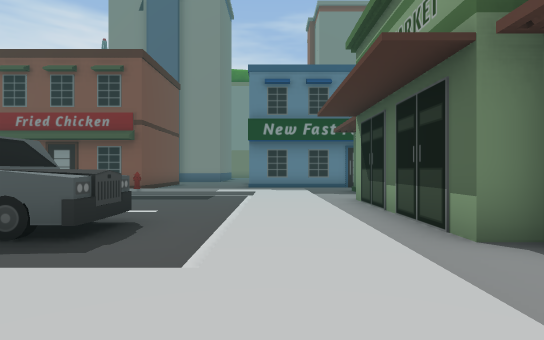
View 1 (above)

19 first-person views from a walk through a scene from a Unity 3-D project. The camera is 1.4 m above the floor, looks level and sees 80° across. The floor is counted in squares, 2 m on a side. Each view is taken from the middle of a square. On the plan, view 1 faces up. The plan holds only what a view shows up to about 10 squares ahead; the rest is blank. The place goes on beyond the plan. The player is left out. Some surface patterns are stand-ins.

View 2
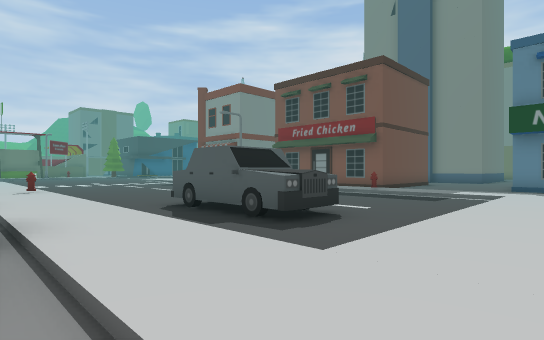

View 3
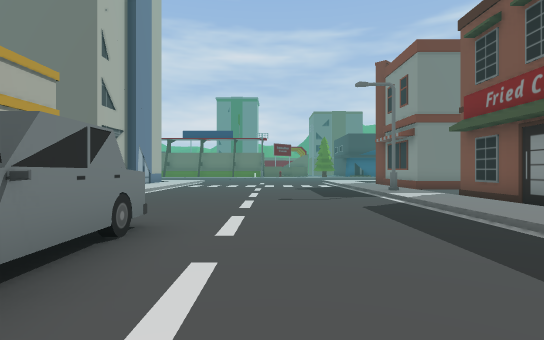

View 4
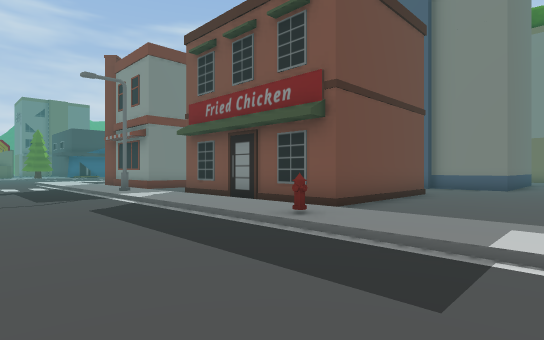

View 5
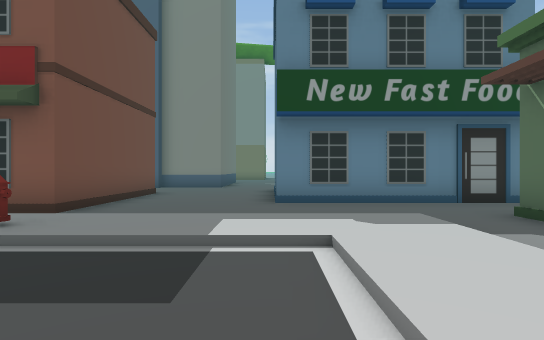

View 6
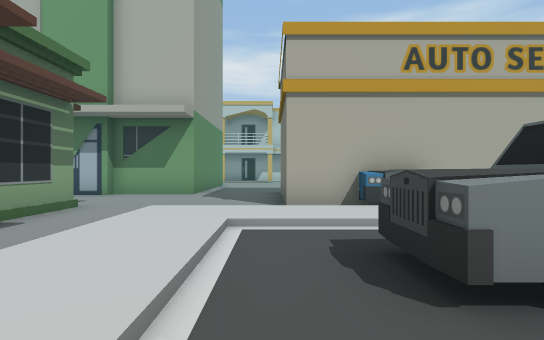

View 7
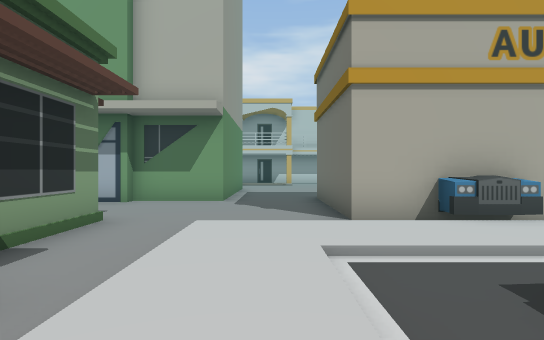

View 8
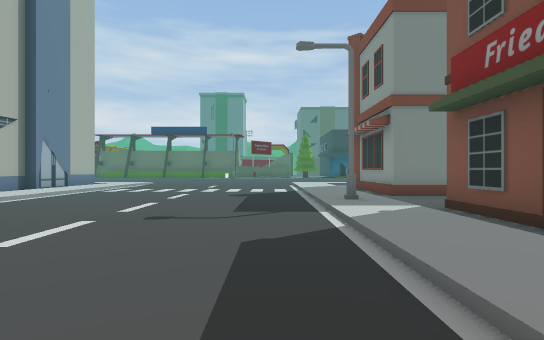

View 9
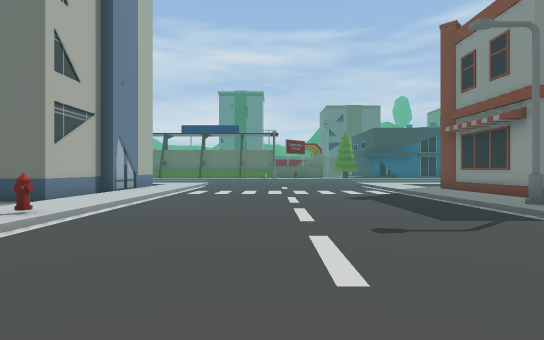

View 10
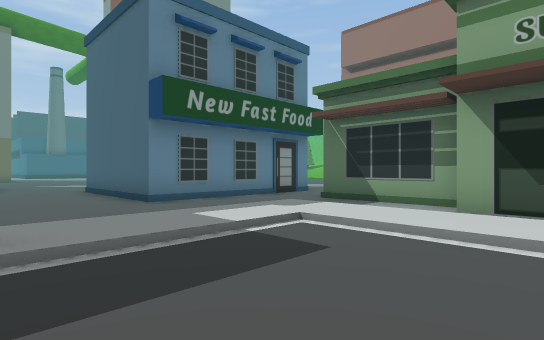

View 11
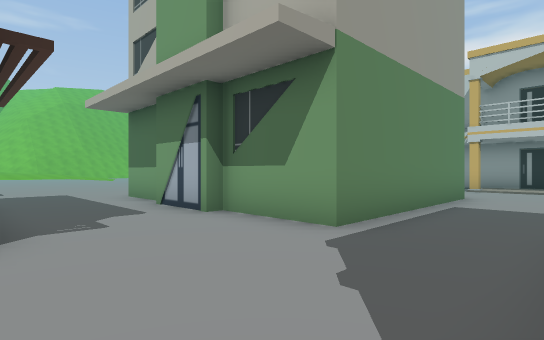

View 12
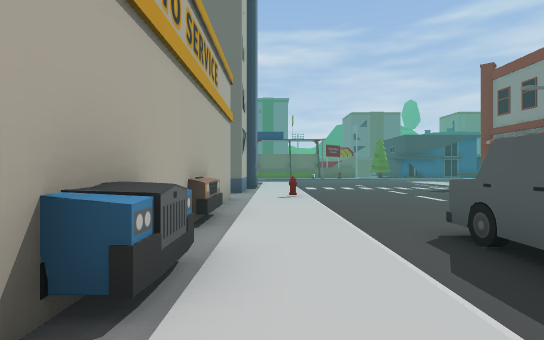

View 13
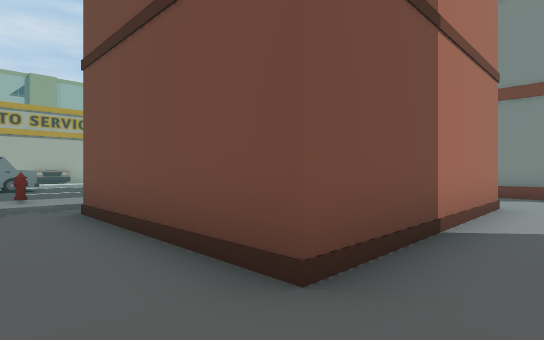

View 14
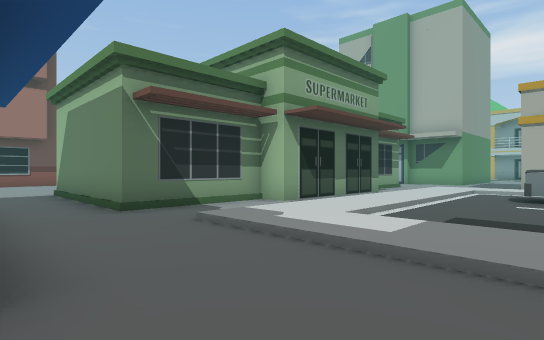

View 15
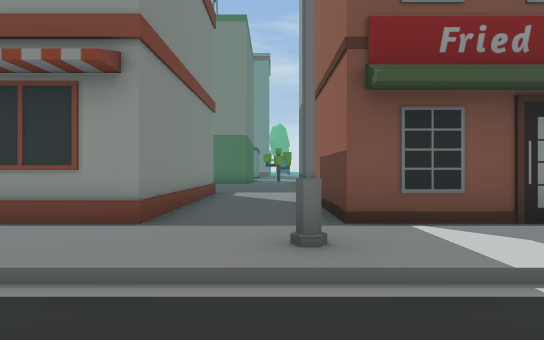

View 16
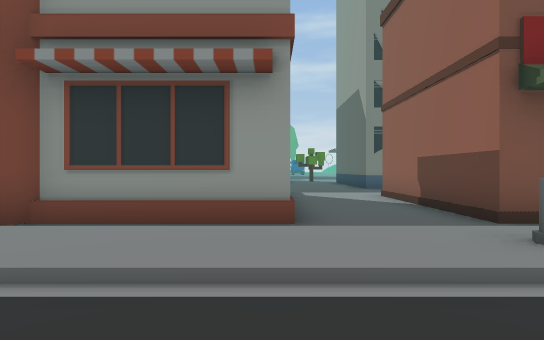

View 17
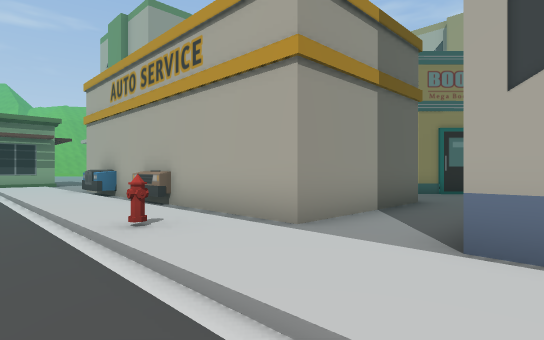

View 18
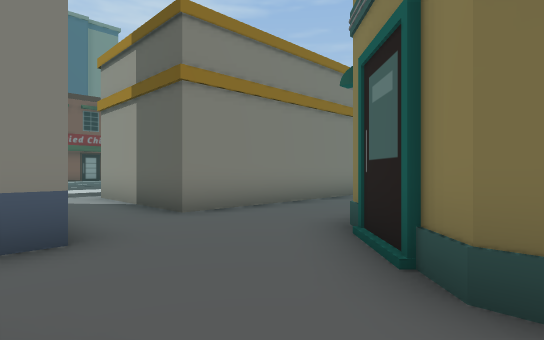

View 19
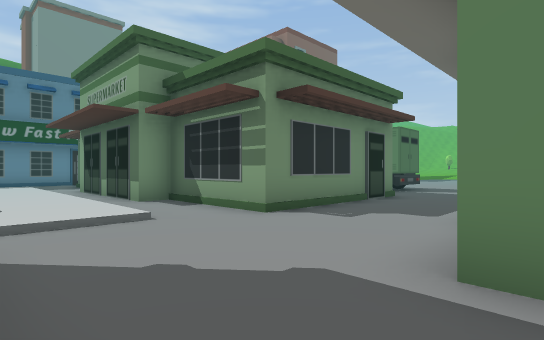

### Floor plan
Key: @ floor where view 1 was taken; # wall or solid block; . main floor; : floor 0.25 m higher than the main floor; / step, stairs or slope; = window, fence, low wall or low ledge; H hydrant; B building; C car; S streetlight.
Columns run from 15 left of view 1 to 11 right of it. Each row starts with its distance up from view 1.
 17    ... .......B
 16   #...........B
 15   #..######...B
 14   #..#    #...B
 13   #..#    #...BBBBBB
 12 ==#..######..............
 11 ........  ........BBBBB..
 10 ::::S::::::H::::/.B
  9 ///////////////:/.B
  8 ...............:/.BBB
  7 ...............:/B
  6 ...............:/B
  5 ...............:/B
  4 ..........CCCC.:/B
  3 ............C..:/.BB
  2 /////H.////////:/.B
  1 ::::::::::::::::/.B
  0 BBB.....BB.CC..@..BBBBB..
 -1   B..B B     B.............
 -2    ..B       B.............
 -3    ..B       B.....BB.....
 -4    ..BBBBBB  B...BB  BB
 -5   B.......    ...B
 -6   ......       ..B
 -7   ....#        ..B
 -8   ...#         ..B
 -9   ..#          ..B
-10                ..
-11                ..
-12                ..

Where each view was taken, in squares from view 1:
view 1: 0 up, 0 right, facing up
view 2: 0 up, 1 right, facing up-left
view 3: 6 up, 1 left, facing left
view 4: 6 up, 1 left, facing up-left
view 5: 6 up, 1 left, facing up
view 6: 6 up, 1 left, facing down
view 7: 5 up, 0 right, facing down
view 8: 8 up, 4 left, facing left
view 9: 5 up, 5 left, facing left
view 10: 6 up, 4 left, facing up-right
view 11: 0 up, 1 left, facing down-right
view 12: 1 up, 1 left, facing left
view 13: 17 up, 3 left, facing down-left
view 14: 13 up, 3 left, facing down-right
view 15: 7 up, 11 left, facing up
view 16: 7 up, 13 left, facing up
view 17: 3 up, 13 left, facing down-right
view 18: 9 down, 13 left, facing up-right
view 19: 4 down, 1 left, facing up-right
